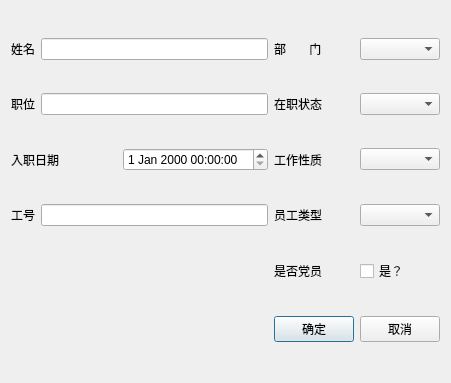
<?xml version="1.0" encoding="UTF-8"?>
<ui version="4.0">
 <class>EmployeeEditDialog</class>
 <widget class="QDialog" name="EmployeeEditDialog">
  <property name="geometry">
   <rect>
    <x>0</x>
    <y>0</y>
    <width>451</width>
    <height>383</height>
   </rect>
  </property>
  <property name="windowTitle">
   <string>Dialog</string>
  </property>
  <property name="windowIcon">
   <iconset theme="QIcon::ThemeIcon::AddressBookNew"/>
  </property>
  <layout class="QGridLayout" name="gridLayout">
   <item row="4" column="1" colspan="2">
    <layout class="QHBoxLayout" name="horizontalLayout_6">
     <item>
      <widget class="QLabel" name="label_7">
       <property name="text">
        <string>是否党员</string>
       </property>
      </widget>
     </item>
     <item>
      <widget class="QCheckBox" name="partyMemberCheckBox">
       <property name="text">
        <string>是？</string>
       </property>
      </widget>
     </item>
    </layout>
   </item>
   <item row="5" column="1">
    <widget class="QPushButton" name="okButton">
     <property name="text">
      <string>确定</string>
     </property>
    </widget>
   </item>
   <item row="3" column="1" colspan="2">
    <layout class="QHBoxLayout" name="horizontalLayout_5">
     <item>
      <widget class="QLabel" name="label_6">
       <property name="text">
        <string>员工类型</string>
       </property>
      </widget>
     </item>
     <item>
      <widget class="QComboBox" name="employeeTypeComboBox"/>
     </item>
    </layout>
   </item>
   <item row="0" column="0">
    <layout class="QHBoxLayout" name="horizontalLayout">
     <item>
      <widget class="QLabel" name="label">
       <property name="text">
        <string>姓名</string>
       </property>
      </widget>
     </item>
     <item>
      <widget class="QLineEdit" name="nameLineEdit"/>
     </item>
    </layout>
   </item>
   <item row="5" column="2">
    <widget class="QPushButton" name="cancelButton">
     <property name="text">
      <string>取消</string>
     </property>
    </widget>
   </item>
   <item row="3" column="0">
    <layout class="QHBoxLayout" name="horizontalLayout_9">
     <item>
      <widget class="QLabel" name="label_9">
       <property name="text">
        <string>工号</string>
       </property>
      </widget>
     </item>
     <item>
      <widget class="QLineEdit" name="idLineEdit"/>
     </item>
    </layout>
   </item>
   <item row="1" column="1" colspan="2">
    <layout class="QHBoxLayout" name="horizontalLayout_3">
     <item>
      <widget class="QLabel" name="label_4">
       <property name="text">
        <string>在职状态</string>
       </property>
      </widget>
     </item>
     <item>
      <widget class="QComboBox" name="statusComboBox"/>
     </item>
    </layout>
   </item>
   <item row="2" column="1" colspan="2">
    <layout class="QHBoxLayout" name="horizontalLayout_4">
     <item>
      <widget class="QLabel" name="label_5">
       <property name="text">
        <string>工作性质</string>
       </property>
      </widget>
     </item>
     <item>
      <widget class="QComboBox" name="workNatureComboBox"/>
     </item>
    </layout>
   </item>
   <item row="1" column="0">
    <layout class="QHBoxLayout" name="horizontalLayout_7">
     <item>
      <widget class="QLabel" name="label_2">
       <property name="text">
        <string>职位</string>
       </property>
      </widget>
     </item>
     <item>
      <widget class="QLineEdit" name="positionLineEdit"/>
     </item>
    </layout>
   </item>
   <item row="2" column="0">
    <layout class="QHBoxLayout" name="horizontalLayout_8">
     <item>
      <widget class="QLabel" name="label_3">
       <property name="text">
        <string>入职日期</string>
       </property>
      </widget>
     </item>
     <item>
      <widget class="QDateTimeEdit" name="joinDateEdit"/>
     </item>
    </layout>
   </item>
   <item row="0" column="1" colspan="2">
    <layout class="QHBoxLayout" name="horizontalLayout_2">
     <item>
      <widget class="QLabel" name="label_8">
       <property name="text">
        <string>部       门</string>
       </property>
      </widget>
     </item>
     <item>
      <widget class="QComboBox" name="departmentComboBox"/>
     </item>
    </layout>
   </item>
  </layout>
 </widget>
 <resources/>
 <connections>
  <connection>
   <sender>okButton</sender>
   <signal>clicked()</signal>
   <receiver>EmployeeEditDialog</receiver>
   <slot>accept()</slot>
   <hints>
    <hint type="sourcelabel">
     <x>293</x>
     <y>357</y>
    </hint>
    <hint type="destinationlabel">
     <x>225</x>
     <y>191</y>
    </hint>
   </hints>
  </connection>
  <connection>
   <sender>cancelButton</sender>
   <signal>clicked()</signal>
   <receiver>EmployeeEditDialog</receiver>
   <slot>reject()</slot>
   <hints>
    <hint type="sourcelabel">
     <x>393</x>
     <y>357</y>
    </hint>
    <hint type="destinationlabel">
     <x>225</x>
     <y>191</y>
    </hint>
   </hints>
  </connection>
 </connections>
</ui>
